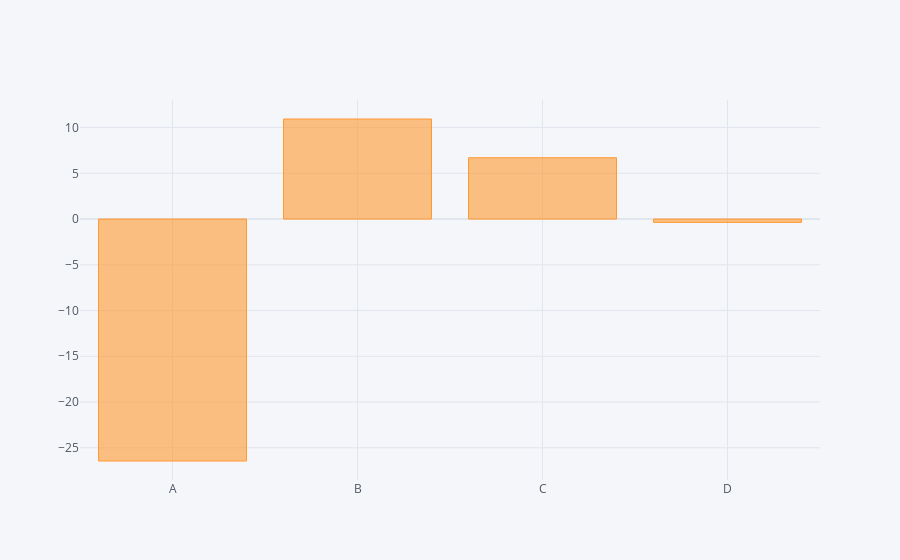

Notebook cell for this chart:
### Code cell
df.sum().iplot(kind="bar")

### Figure 1 — Plotly figure (JSON) as saved in the notebook; plotly's stock layout.template omitted (floating-point values rounded to 4 significant figures)
{"data": [{"marker": {"color": "rgba(255, 153, 51, 0.6)", "line": {"color": "rgba(255, 153, 51, 1.0)", "width": 1}}, "name": "None", "orientation": "v", "text": "", "type": "bar", "x": ["A", "B", "C", "D"], "y": [-26.45, 10.94, 6.702, -0.3647]}], "layout": {"legend": {"bgcolor": "#F5F6F9", "font": {"color": "#4D5663"}}, "paper_bgcolor": "#F5F6F9", "plot_bgcolor": "#F5F6F9", "title": {"font": {"color": "#4D5663"}}, "xaxis": {"gridcolor": "#E1E5ED", "showgrid": true, "tickfont": {"color": "#4D5663"}, "title": {"font": {"color": "#4D5663"}, "text": ""}, "zerolinecolor": "#E1E5ED"}, "yaxis": {"gridcolor": "#E1E5ED", "showgrid": true, "tickfont": {"color": "#4D5663"}, "title": {"font": {"color": "#4D5663"}, "text": ""}, "zerolinecolor": "#E1E5ED"}}}
